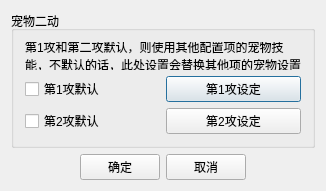
<?xml version="1.0" encoding="UTF-8"?>
<ui version="4.0">
 <class>PetDoubleActionSetDlg</class>
 <widget class="QDialog" name="PetDoubleActionSetDlg">
  <property name="geometry">
   <rect>
    <x>0</x>
    <y>0</y>
    <width>326</width>
    <height>191</height>
   </rect>
  </property>
  <property name="windowTitle">
   <string>宠物二动设置</string>
  </property>
  <layout class="QVBoxLayout" name="verticalLayout">
   <item>
    <widget class="QGroupBox" name="groupBox">
     <property name="title">
      <string>宠物二动</string>
     </property>
     <property name="checkable">
      <bool>false</bool>
     </property>
     <layout class="QVBoxLayout" name="verticalLayout_2">
      <item>
       <widget class="QLabel" name="label">
        <property name="text">
         <string>第1攻和第二攻默认，则使用其他配置项的宠物技能，不默认的话，此处设置会替换其他项的宠物设置</string>
        </property>
        <property name="wordWrap">
         <bool>true</bool>
        </property>
       </widget>
      </item>
      <item>
       <layout class="QHBoxLayout" name="horizontalLayout_2">
        <item>
         <widget class="QCheckBox" name="checkBox_attack1">
          <property name="text">
           <string>第1攻默认</string>
          </property>
         </widget>
        </item>
        <item>
         <widget class="QPushButton" name="pushButton_attack1">
          <property name="text">
           <string>第1攻设定</string>
          </property>
         </widget>
        </item>
       </layout>
      </item>
      <item>
       <layout class="QHBoxLayout" name="horizontalLayout_3">
        <item>
         <widget class="QCheckBox" name="checkBox_attack2">
          <property name="text">
           <string>第2攻默认</string>
          </property>
         </widget>
        </item>
        <item>
         <widget class="QPushButton" name="pushButton_attack2">
          <property name="text">
           <string>第2攻设定</string>
          </property>
         </widget>
        </item>
       </layout>
      </item>
     </layout>
    </widget>
   </item>
   <item>
    <layout class="QHBoxLayout" name="horizontalLayout">
     <item>
      <spacer name="horizontalSpacer">
       <property name="orientation">
        <enum>Qt::Horizontal</enum>
       </property>
       <property name="sizeHint" stdset="0">
        <size>
         <width>40</width>
         <height>20</height>
        </size>
       </property>
      </spacer>
     </item>
     <item>
      <widget class="QPushButton" name="pushButton_ok">
       <property name="text">
        <string>确定</string>
       </property>
      </widget>
     </item>
     <item>
      <widget class="QPushButton" name="pushButton_cancel">
       <property name="text">
        <string>取消</string>
       </property>
      </widget>
     </item>
     <item>
      <spacer name="horizontalSpacer_2">
       <property name="orientation">
        <enum>Qt::Horizontal</enum>
       </property>
       <property name="sizeHint" stdset="0">
        <size>
         <width>40</width>
         <height>20</height>
        </size>
       </property>
      </spacer>
     </item>
    </layout>
   </item>
  </layout>
 </widget>
 <layoutdefault spacing="6" margin="11"/>
 <resources/>
 <connections/>
</ui>
